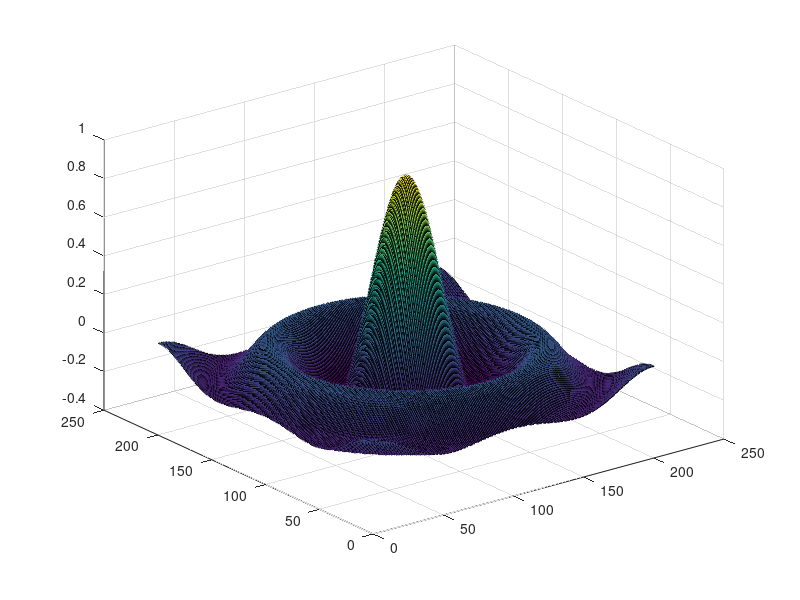

This chart was generated by the following MATLAB code:
%definire una funzione e disegnarne una superficie
%la funzione sara` una matrice quindi devo immaginarmi in questo senso
%Y sara` una matrice devo meshare una grid

[X,Y] = meshgrid([-2:0.1:2],[-2:0.1:2]); %questa struttura restituisce due oggetti

%una volta definita la base piano e` facile passare alla funzione

Z = X.*exp(-X.^2-Y.^2);

%paraboloide
%Z=X.^2+Y.^2;

%sombrero

[X,Y]=meshgrid([-10:0.1:10],[-10:0.1:10]);
r=sqrt(X.^2+Y.^2)
Z= sin(r)./r

%sfera
r=1;
[phi,theta]=meshgrid([0:5:180],[0:5:360]);
x=r*sin(phi).*cos(theta);
y=r*sin(phi).*sin(theta);
z=r*cos(phi); 

surf(Z)



